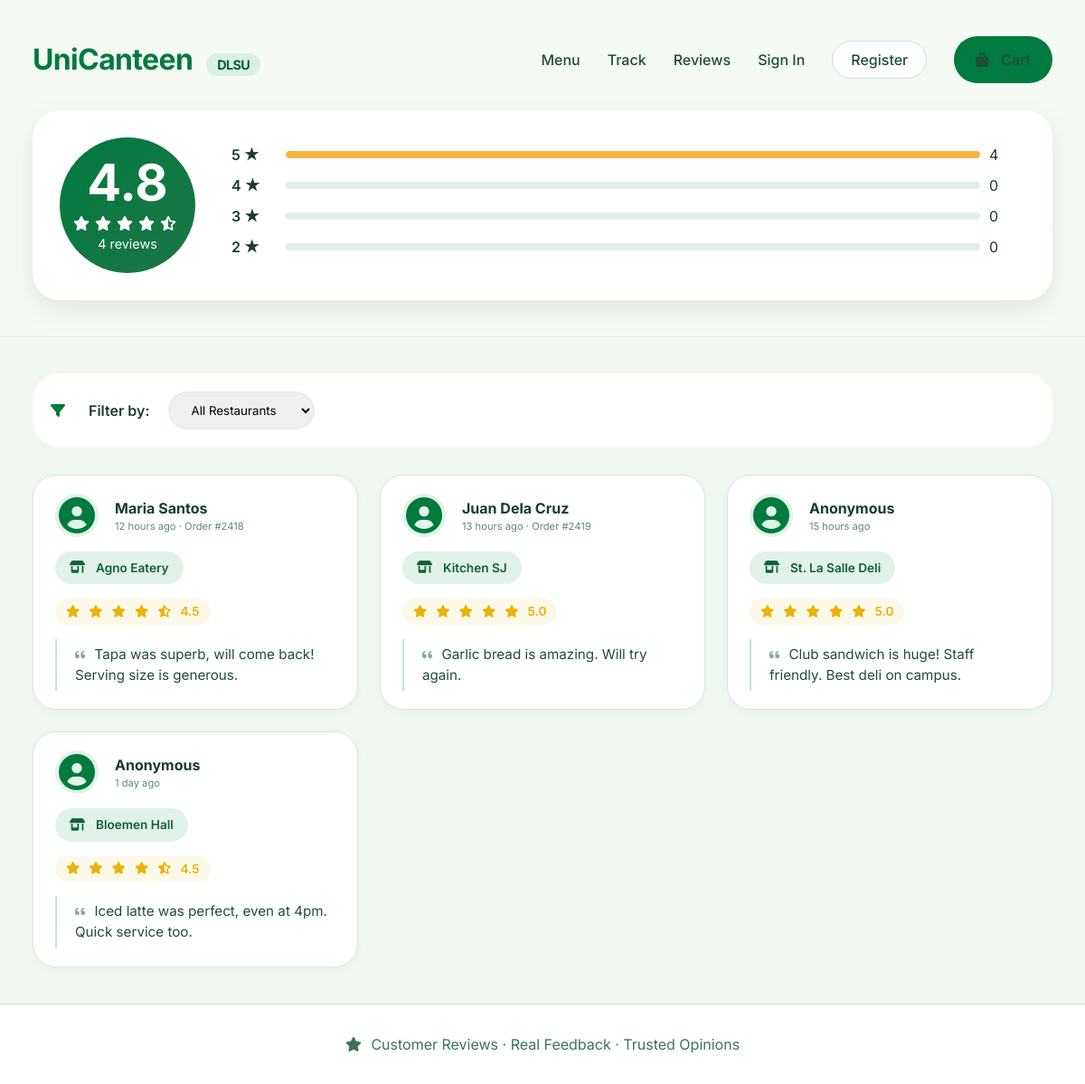
The page /frontend/reviews.php on the database its author committed.
### tables this page shows
CREATE TABLE Ratings (
    ID INT PRIMARY KEY AUTO_INCREMENT,
    restaurant_ID INT,
    order_ID INT UNIQUE,
    rating DECIMAL(3, 2) CHECK (rating BETWEEN 1.0 AND 5.0),
    review TEXT,
    timestamp TIMESTAMP DEFAULT CURRENT_TIMESTAMP,
    FOREIGN KEY (restaurant_ID) REFERENCES Restaurants(ID) ON DELETE CASCADE,
    FOREIGN KEY (order_ID) REFERENCES Orders(ID) ON DELETE CASCADE
);

CREATE TABLE Orders (
    ID INT PRIMARY KEY AUTO_INCREMENT,
    customer_ID INT,
    restaurant_ID INT,
    total_amount DECIMAL(10, 2) NOT NULL,
    status ENUM('P', 'PR', 'R', 'C') DEFAULT 'P',
    queue_number INT,
    payment_method ENUM('cash', 'gcash', 'card') DEFAULT 'cash',
    order_date TIMESTAMP DEFAULT CURRENT_TIMESTAMP,
    pickup_time TIME,
    FOREIGN KEY (customer_ID) REFERENCES Users(ID),
    FOREIGN KEY (restaurant_ID) REFERENCES Restaurants(ID)
);

CREATE TABLE Restaurants (
    ID INT PRIMARY KEY AUTO_INCREMENT,
    name VARCHAR(60) NOT NULL,
    address VARCHAR(100),
    description TEXT,
    logo_url VARCHAR(255),
    owner_ID INT,
    is_open BOOLEAN DEFAULT TRUE,
    created_at TIMESTAMP DEFAULT CURRENT_TIMESTAMP,
    FOREIGN KEY (owner_ID) REFERENCES Users(ID)
);

### config/config.php (called while the page is built, shortened)
<?php
if (!function_exists('url')) {
    function url($path = '') {
        return BASE_PATH . ltrim($path, '/');
    }
}
if (!function_exists('getTimeAgo')) {
    function getTimeAgo($timestamp) {
        $time_ago = strtotime($timestamp);
        $current_time = time();
        $time_difference = $current_time - $time_ago;
        $seconds = $time_difference;
        $minutes = round($seconds / 60);
        $hours = round($seconds / 3600);
        $days = round($seconds / 86400);
        if ($seconds < 60) {
            return "Just now";
        } else if ($minutes < 60) {
            return $minutes . " minute" . ($minutes > 1 ? "s" : "") . " ago";
        } else if ($hours < 24) {
            return $hours . " hour" . ($hours > 1 ? "s" : "") . " ago";
        } else {
            return $days . " day" . ($days > 1 ? "s" : "") . " ago";
        }
    }
}
?>

### frontend/reviews.php (the view, shortened to what this page needs)
<?php
require_once __DIR__ . '/../config/config.php';
$db = Database::getInstance()->getConnection();
$page = isset($_GET['page_num']) ? intval($_GET['page_num']) : 1;
$limit = 10;
$offset = ($page - 1) * $limit;
$reviewsQuery = "SELECT
    rt.*,
    r.name as restaurant_name,
    COALESCE(u.full_name, 'Anonymous') as reviewer_name,
    u.email,
    o.queue_number as order_number
    FROM Ratings rt
    JOIN Restaurants r ON rt.restaurant_ID = r.ID
    LEFT JOIN Orders o ON rt.order_ID = o.ID
    LEFT JOIN Users u ON o.customer_ID = u.ID";
$reviewParams = [];
$reviewTypes = "";
$reviewsQuery .= " ORDER BY rt.timestamp DESC LIMIT ? OFFSET ?";
$reviewParams[] = $limit;
$reviewParams[] = $offset;
$reviewTypes .= "ii";
$reviewStmt = $db->prepare($reviewsQuery);
if (!empty($reviewParams)) {
    $reviewStmt->bind_param($reviewTypes, ...$reviewParams);
}
$reviewStmt->execute();
$reviews = $reviewStmt->get_result();
$statsQuery = "SELECT
    COUNT(*) as total_reviews,
    COALESCE(AVG(rating), 0) as avg_rating,
    SUM(CASE WHEN rating >= 4.5 THEN 1 ELSE 0 END) as five_star,
    SUM(CASE WHEN rating >= 3.5 AND rating < 4.5 THEN 1 ELSE 0 END) as four_star,
    SUM(CASE WHEN rating >= 2.5 AND rating < 3.5 THEN 1 ELSE 0 END) as three_star,
    SUM(CASE WHEN rating < 2.5 THEN 1 ELSE 0 END) as two_star
    FROM Ratings";
$statsStmt = $db->prepare($statsQuery);
$statsStmt->execute();
$stats = $statsStmt->get_result()->fetch_assoc();
?>
<!DOCTYPE html>
<html lang="en">
<head>
    <link rel="stylesheet" href="https://cdnjs.cloudflare.com/ajax/libs/font-awesome/6.0.0-beta3/css/all.min.css">
    <link rel="stylesheet" href="<?php echo url('assets/styles.css'); ?>">
</head>
<body>
    <div class="main-content">
        <section class="reviews-header">
            <div class="wrapper">
                <nav class="customer-nav">
                    <a href="index.php?page=customer" class="logo">UniCanteen <span>DLSU</span></a>
                    <div class="customer-nav-links">
                        <a href="index.php?page=customer#menu">Menu</a>
                        <a href="index.php?page=customer#track">Track</a>
                        <a href="index.php?page=reviews">Reviews</a>
                        <?php if (isset($_SESSION['user_id'])): ?>
                            <a
                                href="index.php?page=profile"><?php echo htmlspecialchars(explode(' ', $_SESSION['user_name'] ?? 'Profile')[0]); ?></a>
                            <a href="index.php?page=logout" class="btn-outline">Logout</a>
                        <?php else: ?>
                            <a href="index.php?page=login">Sign In</a>
                            <a href="index.php?page=register" class="btn-outline">Register</a>
                        <?php endif; ?>
                        <a href="index.php?page=cart" class="btn-primary">
                            <i class="fas fa-bag-shopping"></i> Cart
                        </a>
                    </div>
                </nav>
                <div class="rating-big">
                    <div class="rating-circle">
                        <span class="number"><?php echo number_format($stats['avg_rating'], 1); ?></span>
                        <span class="stars">
                            <?php
                            $avg = $stats['avg_rating'];
                            for ($i = 1; $i <= 5; $i++):
                                if ($i <= floor($avg))
                                    echo '<i class="fas fa-star"></i>';
                                elseif ($i - 0.5 <= $avg)
                                    echo '<i class="fas fa-star-half-alt"></i>';
                                else
                                    echo '<i class="far fa-star"></i>';
                            endfor;
                            ?>
                        </span>
                        <span style="font-size: 0.9rem;"><?php echo $stats['total_reviews']; ?> reviews</span>
                    </div>
                    <div class="rating-bars">
                        <?php
                        $ratings = [
                            5 => $stats['five_star'],
                            4 => $stats['four_star'],
                            3 => $stats['three_star'],
                            2 => $stats['two_star']
                        ];
                        foreach ($ratings as $stars => $count):
                            $percentage = $stats['total_reviews'] > 0 ? ($count / $stats['total_reviews']) * 100 : 0;
                            ?>
                            <div class="rating-bar">
                                <span class="bar-label"><?php echo $stars; ?> ★</span>
                                <div class="bar-progress">
                                    <div class="bar-fill" style="width: <?php echo $percentage; ?>%"></div>
                                </div>
                                <span style="min-width: 40px;"><?php echo $count; ?></span>
                            </div>
                        <?php endforeach; ?>
                    </div>
                </div>
            </div>
        </section>
        <div class="wrapper">
            <div class="filter-section">
                <i class="fas fa-filter" style="color: #007a3e;"></i>
                <span style="font-weight: 600;">Filter by:</span>
                <select onchange="window.location.href='index.php?page=reviews&restaurant=' + this.value"
                    style="padding: 10px 20px; border: 2px solid #e0f0e8; border-radius: 30px; font-family: 'Inter', sans-serif;">
                    <option value="0">All Restaurants</option>
                </select>
            </div>
            <div class="reviews-grid">
                <?php if ($reviews->num_rows > 0): ?>
                    <?php while ($review = $reviews->fetch_assoc()): ?>
                        <div class="review-card">
                            <div class="reviewer-avatar">
                                <i class="fas fa-user-circle" style="font-size: 2.5rem; color: #007a3e;"></i>
                                <div>
                                    <span
                                        class="name"><?php echo htmlspecialchars($review['reviewer_name'] ?? 'Anonymous'); ?></span>
                                    <div style="font-size: 0.7rem; color: #5f8b74;">
                                        <?php echo getTimeAgo($review['timestamp']); ?>
                                        <?php if ($review['order_number']): ?>
                                            · Order #<?php echo $review['order_number']; ?>
                                        <?php endif; ?>
                                    </div>
                                </div>
                            </div>
                            <div class="stall-badge">
                                <i class="fas fa-store-alt"></i> <?php echo htmlspecialchars($review['restaurant_name']); ?>
                            </div>
                            <div class="stars-container">
                                <?php
                                $rating = $review['rating'];
                                for ($i = 1; $i <= 5; $i++):
                                    if ($i <= floor($rating)):
                                        ?>
                                        <i class="fas fa-star"></i>
                                    <?php elseif ($i - 0.5 <= $rating): ?>
                                        <i class="fas fa-star-half-alt"></i>
                                    <?php else: ?>
                                        <i class="far fa-star"></i>
                                    <?php endif; endfor; ?>
                                <?php echo number_format($rating, 1); ?>
                            </div>
                            <div class="review-text">
                                <i class="fas fa-quote-left"></i>
                                <?php echo htmlspecialchars($review['review']); ?>
                            </div>
                        </div>
                    <?php endwhile; ?>
                <?php endif; ?>
            </div>
        </div>
        <footer class="footer-note">
            <i class="fas fa-star"></i> Customer Reviews · Real Feedback · Trusted Opinions
        </footer>
    </div>
</body>
</html>

### assets/styles.css (style rules this page uses)
:root { --dlsu-green: #007a3e; --dlsu-darkgreen: #006032; --dlsu-lightgreen: #eaf7f0; --white: #ffffff; --off-white: #f9fffc; --border-soft: #cae3d6; --text-muted: #2b5d42; --shadow-left: 4px 0 16px rgba(0, 80, 20, 0.08); --warning: #f5b342; --danger: #b13e3e; --success: #0c6e3a; }
* { margin: 0; padding: 0; box-sizing: border-box; }
body { font-family: 'Inter', sans-serif; background: #f0f7f0; color: #1e3a2f; line-height: 1.5; display: flex; min-height: 100vh; }
i { margin-right: 6px; }
.main-content { flex: 1; overflow-y: auto; margin-left: 108px; background: #f0f7f0; }
.wrapper { max-width: 1300px; margin: 0 auto; padding: 0 36px; }
.btn-outline { border: 1px solid var(--border-soft); background: white; padding: 8px 20px; border-radius: 36px; font-weight: 600; color: var(--dlsu-green); text-decoration: none; transition: all 0.2s; cursor: pointer; }
.btn-primary { background: var(--dlsu-green); color: white; border: none; padding: 14px 24px; border-radius: 40px; font-weight: 600; cursor: pointer; transition: all 0.2s ease; display: inline-flex; align-items: center; justify-content: center; gap: 8px; text-decoration: none; flex: 1; }
.customer-nav { display: flex; justify-content: space-between; align-items: center; padding: 22px 0; }
.logo { font-weight: 700; font-size: 2rem; letter-spacing: -0.02em; color: var(--dlsu-green); text-decoration: none; }
.logo span { background: #d9f0e4; color: var(--dlsu-darkgreen); font-size: 0.9rem; padding: 4px 12px; border-radius: 50px; margin-left: 8px; }
.customer-nav-links { display: flex; gap: 30px; align-items: center; }
.customer-nav-links a { text-decoration: none; font-weight: 500; color: #1f4d35; transition: color 0.2s; }
.reviews-grid { display: flex; flex-direction: column; gap: 16px; margin: 28px 0 32px; }
.review-card { background: var(--white); border-radius: 26px; padding: 20px 24px; border: 1px solid #d0eadb; box-shadow: 0 4px 12px rgba(0, 60, 20, 0.03); display: flex; flex-wrap: wrap; align-items: center; gap: 16px 20px; transition: all 0.1s ease; }
.reviewer-avatar { display: flex; align-items: center; gap: 12px; min-width: 160px; }
.reviewer-avatar i { font-size: 2.2rem; color: var(--dlsu-green); background: #e1f3e9; width: 48px; height: 48px; border-radius: 50%; display: flex; align-items: center; justify-content: center; }
.reviewer-avatar .name { font-weight: 700; font-size: 1rem; color: #173e2b; }
.stall-badge { background: #e1f2e8; border-radius: 40px; padding: 8px 16px; font-size: 0.85rem; font-weight: 600; color: #0e6138; display: inline-flex; align-items: center; gap: 6px; white-space: nowrap; }
.stars-container { display: flex; align-items: center; gap: 4px; color: #eab308; background: #fbf9e8; padding: 4px 12px; border-radius: 40px; font-size: 0.85rem; font-weight: 600; }
.review-text { flex: 2; min-width: 240px; color: #214d34; font-size: 0.95rem; line-height: 1.5; padding: 6px 0 6px 20px; border-left: 2px solid #c5e3d3; }
.review-text i { color: #4f8b6b; opacity: 0.7; margin-right: 6px; font-size: 0.8rem; }
.footer-note { text-align: center; padding: 32px; color: #3b7455; background: white; border-top: 1px solid var(--border-soft); margin-top: 40px; }

### rows shown on the page
ratings: reviewer_name "Maria Santos", timestamp "12 hours ago", order_ID.queue_number "2418", restaurant_ID.name "Agno Eatery", rating "4.5", review "Tapa was superb, will come back! Serving size is generous."
ratings: reviewer_name "Juan Dela Cruz", timestamp "13 hours ago", order_ID.queue_number "2419", restaurant_ID.name "Kitchen SJ", rating "5.0", review "Garlic bread is amazing. Will try again."
ratings: reviewer_name "Anonymous", timestamp "15 hours ago", restaurant_ID.name "St. La Salle Deli", rating "5.0", review "Club sandwich is huge! Staff friendly. Best deli on campus."
ratings: reviewer_name "Anonymous", timestamp "1 day ago", restaurant_ID.name "Bloemen Hall", rating "4.5", review "Iced latte was perfect, even at 4pm. Quick service too."

### other values the page prints
$stats['avg_rating'] "4.8"
$stats['total_reviews'] "4"
$stars "5"
$count "4"
$stars "4"
$count "0"
$stars "3"
$stars "2"
